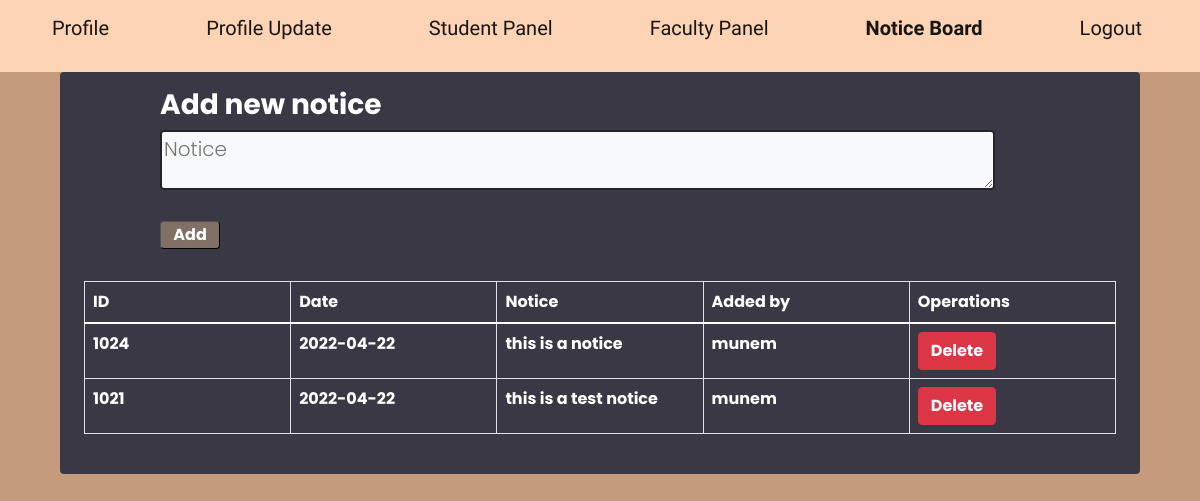
The page /admin_adding_notice.php on the database its author committed.
### tables this page shows
CREATE TABLE `notice` (
  `id` int(11) NOT NULL,
  `pub_date` date NOT NULL DEFAULT current_timestamp(),
  `notice` mediumtext NOT NULL,
  `added_by` varchar(40) NOT NULL
);

### admin_adding_notice.php (the view, shortened to what this page needs)
<?php
    require_once('configure.php');
?>
<!DOCTYPE html>
<html lang="en">
<head>
    <link href="https://cdn.jsdelivr.net/npm/bootstrap@5.1.3/dist/css/bootstrap.min.css" rel="stylesheet"
>
    <link rel="stylesheet" href="update.css">
    <link rel="stylesheet" href="admin.css">
    <link rel="stylesheet" href="navfont.css">
</head>
<body>
    <header>
        <nav class="navbar navbar-light">
            <div class="container">
                <a class="navbar-brand" href="admin_profile.php">
                    <p>&nbsp; Profile</p>
                </a>
                <a class="navbar-brand" href="admin_profile_update.php">
                    <p>&nbsp; Profile Update</p>
                </a>
                <a class="navbar-brand" href="admin_student.php">
                    <p>&nbsp; Student Panel</p>
                </a>
                <a class="navbar-brand" href="admin_teacher.php">
                    <p>&nbsp; Faculty Panel</p>
                </a>
                <a class="navbar-brand fw-bolder" href="admin_adding_notice.php">
                    <p>&nbsp; Notice Board</p>
                </a>
                <a class="navbar-brand" href="admin_logout.php">
                    <p>&nbsp; Logout</p>
                </a>
            </div>
        </nav>
    </header>
    <main class="mx-auto border border-0 rounded rounded-2 px-4 pb-4" style="width: 90%;">
        <div class="container" style="width: 1000px;">
            <div class="add py-3 ps-5 mx-auto">
                <h3 class="text-white">Add new notice</h3>
                <form action="admin_adding_notice.php" method="post">
                    <textarea name="notice" id="notice" placeholder="Notice" cols="30" rows="10"
                        class="border border-2 border-dark rounded rounded-2 fs-5 fw-light bg-light"
                        style="height: 60px; width:90%;"></textarea><br><br>
                    <input type="submit" value="Add" name="add" class="fs-6 fw-bold border-1 rounded-2 px-1 button"
                        style="width: 60px;">
                </form>
            </div>
        </div>
        <table class="table text-white table-bordered mt-3 customtable">
            <thead>
                <th>ID </th>
                <th>Date </th>
                <th>Notice</th>
                <th>Added by</th>
                <th sytle="width:70px;">Operations </th>
            </thead>
            <tbody>
            <?php
                $select = mysqli_query($con, "SELECT * FROM notice ORDER BY id DESC;");
                while($row = mysqli_fetch_array($select))
                {
                    echo "<tr>
                        <td>" . $row['id'] . "</td>
                        <td>" . $row['pub_date'] . "</td>
                        <td>" . $row['notice'] . "</td>
                        <td>" . $row['added_by'] . "</td>
                        <td sytle=\"width:70px;\">"."<a class=\"btn btn-danger fw-bold\"href = 'admin_delete_notice.php?id=$row[id]'>Delete"."</td>
                    </tr>";
                }
            ?>
            </tbody>
        </table>
    </main>
</body>
</html>

### update.css (style rules this page uses)
main { font-weight: 700; font-family: 'Poppins', sans-serif; }

### admin.css (style rules this page uses)
body { background-color: #C69B7B; }
nav { background-color: #fcd4b5; }
main { background-color: #3A3845; }
.button { background-color: #826F66; color: white; }
h3 { color: rgb(0, 255, 234); font-weight: 700; font-family: 'Poppins', sans-serif; }

### admin_adding_notice.php (style rules this page uses)
.customtable { table-layout: fixed; }
td { word-wrap: break-word; }

### rows shown on the page
notice: id "1024", pub_date "2022-04-22", notice "this is a notice", added_by "munem"
notice: id "1021", pub_date "2022-04-22", notice "this is a test notice", added_by "munem"
